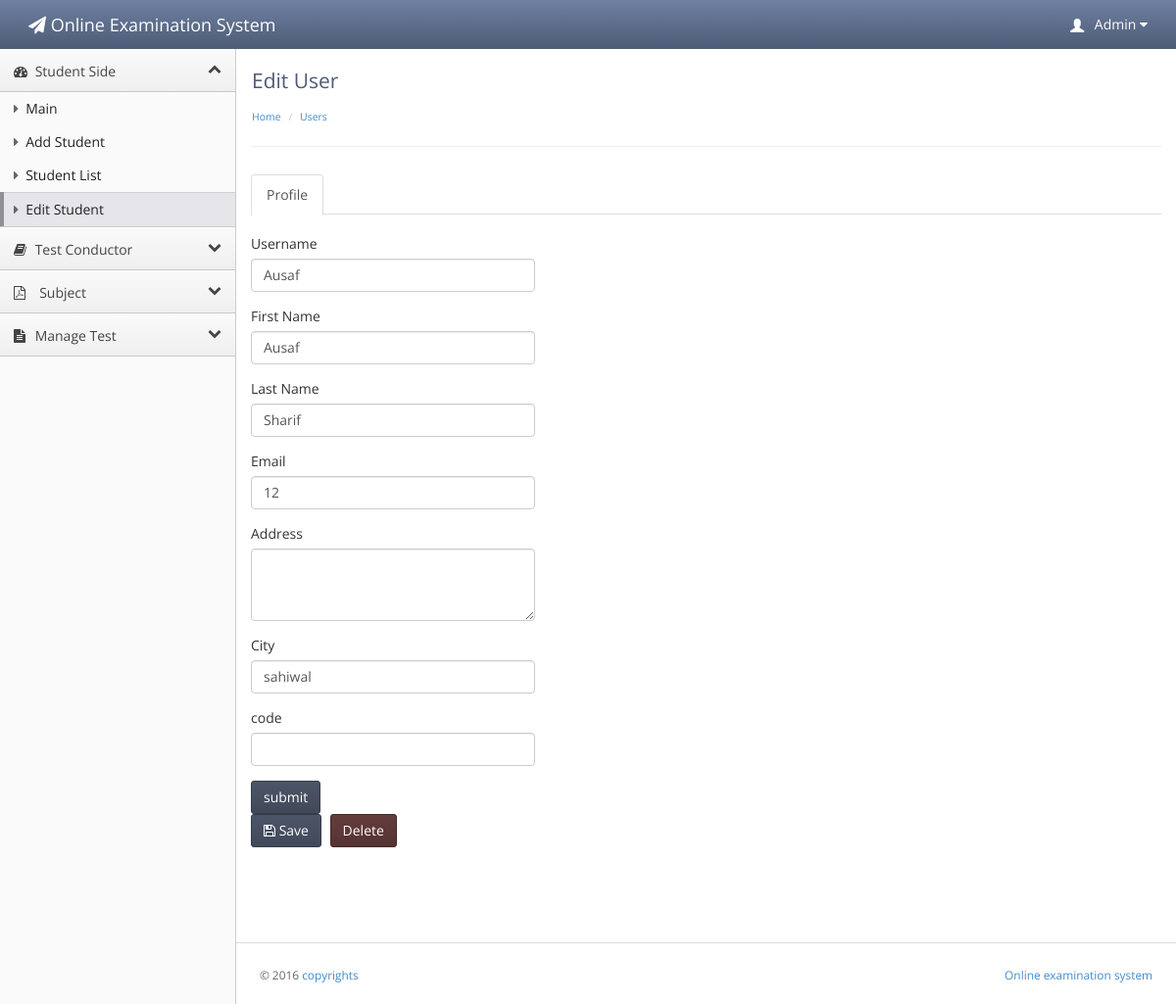
The page /OAS/dddd.php?id=12 (signed in) on the database its author committed.
### tables this page shows
CREATE TABLE IF NOT EXISTS `teacher_conductor` (
  `teacher_id` int(20) NOT NULL AUTO_INCREMENT,
  `user` varchar(20) NOT NULL,
  `f_name` varchar(20) NOT NULL,
  `l_name` varchar(30) NOT NULL,
  `password` varchar(20) NOT NULL,
  `email` varchar(40) NOT NULL,
  `contact` varchar(17) NOT NULL,
  `address` varchar(40) NOT NULL,
  `city` varchar(20) NOT NULL,
  `code` int(10) NOT NULL,
  `subject_id` int(20) unsigned DEFAULT NULL,
  `account` enum('Admin','teacher') NOT NULL DEFAULT 'teacher',
  PRIMARY KEY (`teacher_id`),
  UNIQUE KEY `subject_id_2` (`subject_id`),
  KEY `subject_id` (`subject_id`)
);

CREATE TABLE IF NOT EXISTS `student` (
  `student_id` int(20) NOT NULL AUTO_INCREMENT,
  `user` varchar(20) NOT NULL,
  `f_name` varchar(20) NOT NULL,
  `l_name` varchar(20) NOT NULL,
  `password` varchar(20) NOT NULL,
  `email` varchar(30) NOT NULL,
  `contact` varchar(20) NOT NULL,
  `address` varchar(50) NOT NULL,
  `city` varchar(20) NOT NULL,
  `code` varchar(20) NOT NULL,
  `image` varchar(1000) DEFAULT NULL,
  PRIMARY KEY (`student_id`),
  UNIQUE KEY `code` (`code`),
  KEY `user` (`user`)
);

### OAS/dddd.php (the view, shortened to what this page needs)
<?php
if(!isset($_SESSION['username']))
{
header('location:index.php');
}
else {
?>
<!doctype html>
<html lang="en"><head>
    <link rel="stylesheet" type="text/css" href="lib/bootstrap/css/bootstrap.css">
    <link rel="stylesheet" href="lib/font-awesome/css/font-awesome.css">
    <link rel="stylesheet" type="text/css" href="stylesheets/theme.css">
    <link rel="stylesheet" type="text/css" href="stylesheets/premium.css">
</head>
<body class=" theme-blue">
    <div class="navbar navbar-default" role="navigation">
        <div class="navbar-header">
          <a class="" href="index.html"><span class="navbar-brand"><span class="fa fa-paper-plane"></span> Online Examination System</span></a></div>
           <?php
  if(isset($_SESSION['username']))
  {
  $id =$_SESSION['username'];
 $result = mysql_query("select * from teacher_conductor
WHERE teacher_conductor.user = '$id'");
while($row = mysql_fetch_array($result))
{
?>
        <div class="navbar-collapse collapse" style="height: 1px;">
          <ul id="main-menu" class="nav navbar-nav navbar-right">
            <li class="dropdown hidden-xs">
                <a href="#" class="dropdown-toggle" data-toggle="dropdown">
                    <span class="glyphicon glyphicon-user padding-right-small" style="position:relative;top: 3px;"></span>
                     <?php echo $row['f_name'];?>
                    <i class="fa fa-caret-down"></i>
                </a>
            </li>
          </ul>
        </div>
      </div>
<?php }}?>
    <div class="sidebar-nav">
    <ul>
    <li><a href="#" data-target=".dashboard-menu" class="nav-header" data-toggle="collapse"><i class="fa fa-fw fa-dashboard"></i> Student Side<i class="fa fa-collapse"></i></a></li>
    <li><ul class="dashboard-menu nav nav-list collapse in">
            <li ><a href="index.php"><span class="fa fa-caret-right"></span> Main</a></li>
            <li ><a href="add.php"><span class="fa fa-caret-right"></span> Add Student</a></li>
            <li ><a href="users.php"><span class="fa fa-caret-right"></span> Student List</a></li>
            <li class="active"><a href="edit.php"><span class="fa fa-caret-right"></span> Edit Student</a></li>
    </ul></li>
   <li data-popover="true"rel="popover" data-placement="right"><a href="#" data-target=".premium-menu" class="nav-header collapsed" data-toggle="collapse"><i class="fa fa-fw fa-book"></i> Test Conductor<i class="fa fa-collapse"></i></a></li>
        <li><a href="#" data-target=".accounts-menu" class="nav-header collapsed" data-toggle="collapse"><i class="fa fa-file-pdf-o "></i> Subject   <i class="fa fa-collapse"></i></a></li>
        <li><a href="#" data-target=".legal-menu" class="nav-header collapsed" data-toggle="collapse"><i class="fa fa-fw fa-file-text"></i> Manage Test<i class="fa fa-collapse"></i></a></li>
            </ul>
    </div>
    <div class="content">
        <div class="header">
            <h1 class="page-title">Edit User</h1>
                    <ul class="breadcrumb">
            <li><a href="index.html">Home</a> </li>
            <li><a href="users.html">Users</a> </li>
        </ul>
        </div>
        <?php
if(isset($_GET['id'])){
$id = $_GET['id'];
 $result = mysql_query("select * from student
WHERE student.student_id = '$id'");
while($row = mysql_fetch_array($result))
{
?>  <div class="main-content">
<ul class="nav nav-tabs">
  <li class="active"><a href="#home" data-toggle="tab">Profile</a></li>
</ul>
<div class="row">
  <div class="col-md-4">
    <br>
    <div id="myTabContent" class="tab-content">
      <div class="tab-pane active in" id="home">
      <form id="tab">
        <div class="form-group">
        <label>Username</label>
        <input type="text"  class="form-control" name="user"  value="<?php echo $row['user']; ?>">
        </div>
        <div class="form-group">
        <label>First Name</label>
        <input type="text"  class="form-control" name="f_name" value="<?php echo $row['f_name']; ?>">
        </div>
        <div class="form-group">
        <label>Last Name</label>
        <input type="text"  class="form-control" name="l_name"  value="<?php echo $row['l_name']; ?>">
        </div>
        <div class="form-group">
        <label>Email</label>
        <input type="text"  class="form-control" name="id"  value="<?php echo $row['student_id']; ?>">
        </div>
        <div class="form-group">
          <label>Address</label>
          <textarea value="Smith" rows="3" class="form-control"  value="<?php echo $row['address']; ?>"></textarea>
        </div>
         <div class="form-group">
        <label>City</label>
        <input type="text"  class="form-control"  value="<?php echo $row['city']; ?>">
        </div>
         <div class="form-group">
        <label>code</label>
        <input type="text"  class="form-control" >
        </div>
       <input type="submit" name="submit" value="submit" class="btn btn-primary">
        </form>
      </div>
    </div>
    <div class="btn-toolbar list-toolbar">
      <button class="btn btn-primary"><i class="fa fa-save"></i> Save</button>
      <a href="#myModal" data-toggle="modal" class="btn btn-danger">Delete</a>
    </div>
  </div>
</div>
             <footer>
                <hr>
                <p class="pull-right"><a href="main_user.php" target="_blank">Online examination system</a></p>
                <p>© 2016 <a href="http://www.portnine.com" target="_blank">copyrights</a></p>
            </footer>
<?php }} ?>
</body></html>
<?php }	 ?>

### OAS/dddd.php (style rules this page uses)
.navbar-default .navbar-brand, .navbar-default .navbar-brand:hover { color: #fff; }

### rows shown on the page
teacher_conductor: f_name "Admin"
student: user "Ausaf", f_name "Ausaf", l_name "Sharif", id "12", city "sahiwal"
